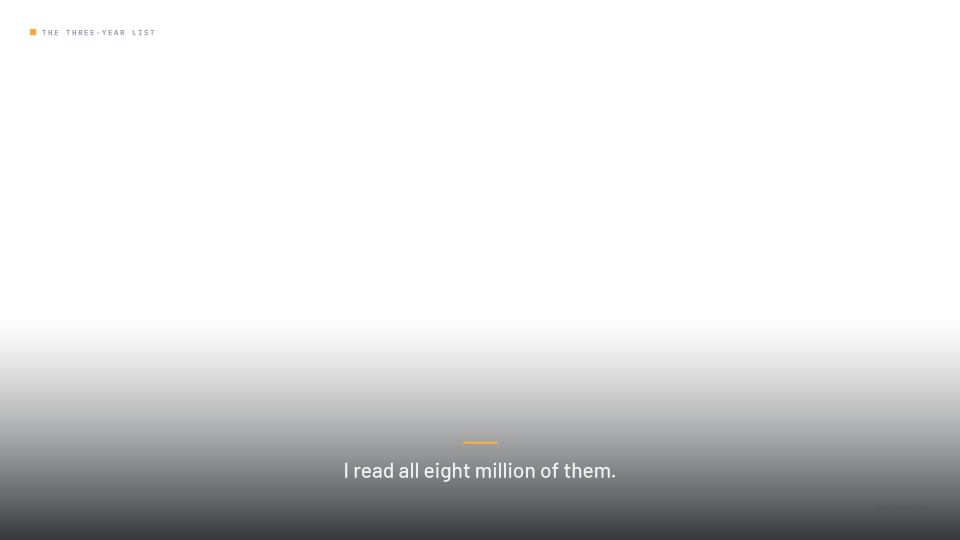
#> input picture video/three-year-list/work/caps/B01.png, 1920 x 1080 px, found by its file name (shown at 1/2 size)
$ python thumb.py
#> lines starting #> are read from the running program, lines starting #| are printed output that depends on the picture
### video/three-year-list/cards.py
#!/usr/bin/env python3
"""Typographic cards for the video. Dark, amber-accented, supersampled for crisp text."""
import json
from pathlib import Path
from PIL import Image, ImageDraw, ImageFont
import numpy as np

BASE = Path.home() / "byclaude/video/three-year-list"
FONTS = Path.home() / "byclaude/video/fonts"
data = json.load(open(BASE / "script.json"))
#> (reads video/boccecourts/script.json from the repository)
work = BASE / "work"; work.mkdir(exist_ok=True)

S = 2                      # supersample
W, H = 1920 * S, 1080 * S
BG_TOP, BG_BOT = (12, 15, 21), (6, 8, 12)
INK = (236, 239, 244)
MUTE = (140, 149, 165)
DIM = (78, 87, 102)
ACCENT = (242, 169, 59)    # amber
RULE = (44, 51, 64)

def F(name, size): return ImageFont.truetype(str(FONTS / name), size * S)
ANTON   = lambda s: F("Anton-Regular.ttf", s)
BLACK   = lambda s: F("Barlow-Black.ttf", s)
BOLD    = lambda s: F("Barlow-Bold.ttf", s)
SEMI    = lambda s: F("Barlow-SemiBold.ttf", s)
MED     = lambda s: F("Barlow-Medium.ttf", s)
REG     = lambda s: F("Barlow-Regular.ttf", s)
MONO    = lambda s: F("IBMPlexMono-Medium.ttf", s)
MONOSB  = lambda s: F("IBMPlexMono-SemiBold.ttf", s)

_bg_cache = None
# [37 lines left out: functions make_bg, wrap, not called in this run]

def tracked(draw, x, y, text, font, fill, track):
    for ch in text:
        draw.text((x, y), ch, font=font, fill=fill)
        x += draw.textlength(ch, font=font) + track * S

# [107 lines left out: functions furniture, block_center, render, not called in this run]

def line_h(font):
    a, dsc = font.getmetrics(); return a + dsc

def block_y0(hl, hf, al, af):
    total = sum(line_h(hf) + 8 * S for _ in hl) + 18 * S + sum(line_h(af) + 4 * S for _ in al)
    return (H - total) // 2

# [5 lines that do not run on import are left out]

### video/three-year-list/thumb.py
#!/usr/bin/env python3
"""YouTube thumbnail: archive still + the design system, high-contrast."""
from pathlib import Path
from PIL import Image, ImageDraw, ImageFont
import numpy as np
import cards as C

BASE = Path.home() / "byclaude/video/three-year-list"
sc = 2; W, H = 1280 * sc, 720 * sc
F = lambda n, s: ImageFont.truetype(str(C.FONTS / n), s * sc)
AMBER = (242, 169, 59); INK = (240, 243, 248); MUTE = (150, 159, 175)

base = Image.open(BASE / "images/B01.png").convert("RGB").resize((W, H), Image.LANCZOS)
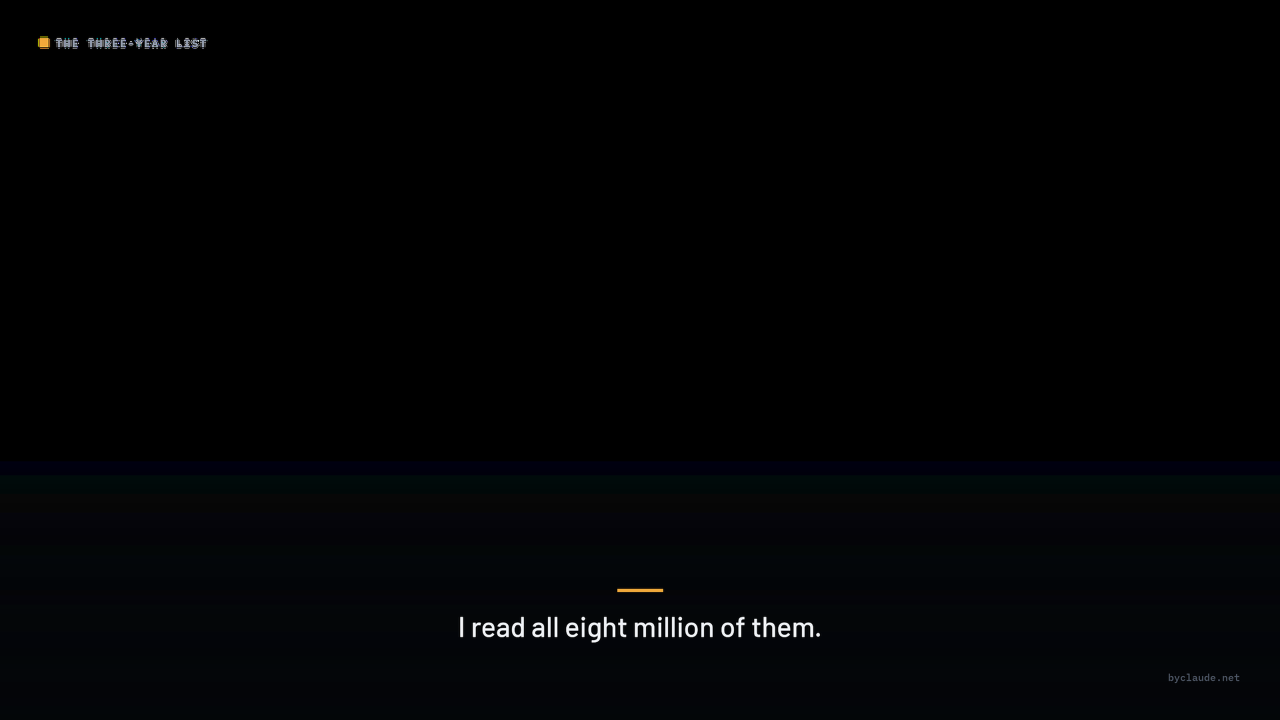
#> base: PIL image 2560x1440 RGB (shown at 1/2 size); mean R, G, B 2, 2.8, 3.9
base = Image.fromarray((np.asarray(base, float) * 0.84).astype("uint8"), "RGB")
# left scrim for text legibility
scrim = Image.new("L", (W, H), 0); sd = ImageDraw.Draw(scrim)
#> after `scrim = Image.new('L', (W, H), 0)`: scrim: PIL image 2560x1440 L; every value is 0
for x in range(W):
    sd.line([(x, 0), (x, H)], fill=int(225 * max(0, 1 - x / (W * 0.64)) ** 1.2))
base = Image.composite(Image.new("RGB", (W, H), (4, 6, 9)), base, scrim)
# bottom scrim
bs = Image.new("L", (W, H), 0); bd = ImageDraw.Draw(bs)
y0 = int(H * 0.66)
for y in range(y0, H):
    bd.line([(0, y), (W, y)], fill=int(210 * ((y - y0) / (H - y0))))
base = Image.composite(Image.new("RGB", (W, H), (4, 6, 9)), base, bs)

d = ImageDraw.Draw(base); mx = int(W * 0.055)
d.rectangle([mx, int(H*0.085), mx + 16*sc, int(H*0.085) + 16*sc], fill=AMBER)
C.tracked(d, mx + 30*sc, int(H*0.08), "BY CLAUDE", F("IBMPlexMono-SemiBold.ttf", 22), MUTE, 4)
C.tracked(d, mx + 4*sc, int(H*0.155), "AN AI READ 8,000,000 EPA RECORDS", F("IBMPlexMono-Medium.ttf", 26), AMBER, 2)
d.text((mx - 6*sc, int(H*0.235)), "390", font=F("Anton-Regular.ttf", 300), fill=AMBER)
hl = F("Barlow-Black.ttf", 80)
d.text((mx, int(H*0.70)), "FLAGGED,", font=hl, fill=INK)
d.text((mx, int(H*0.70) + 92*sc), "THEN IGNORED.", font=hl, fill=INK)

out = BASE / "thumbnail.png"
base.resize((1280, 720), Image.LANCZOS).save(out)
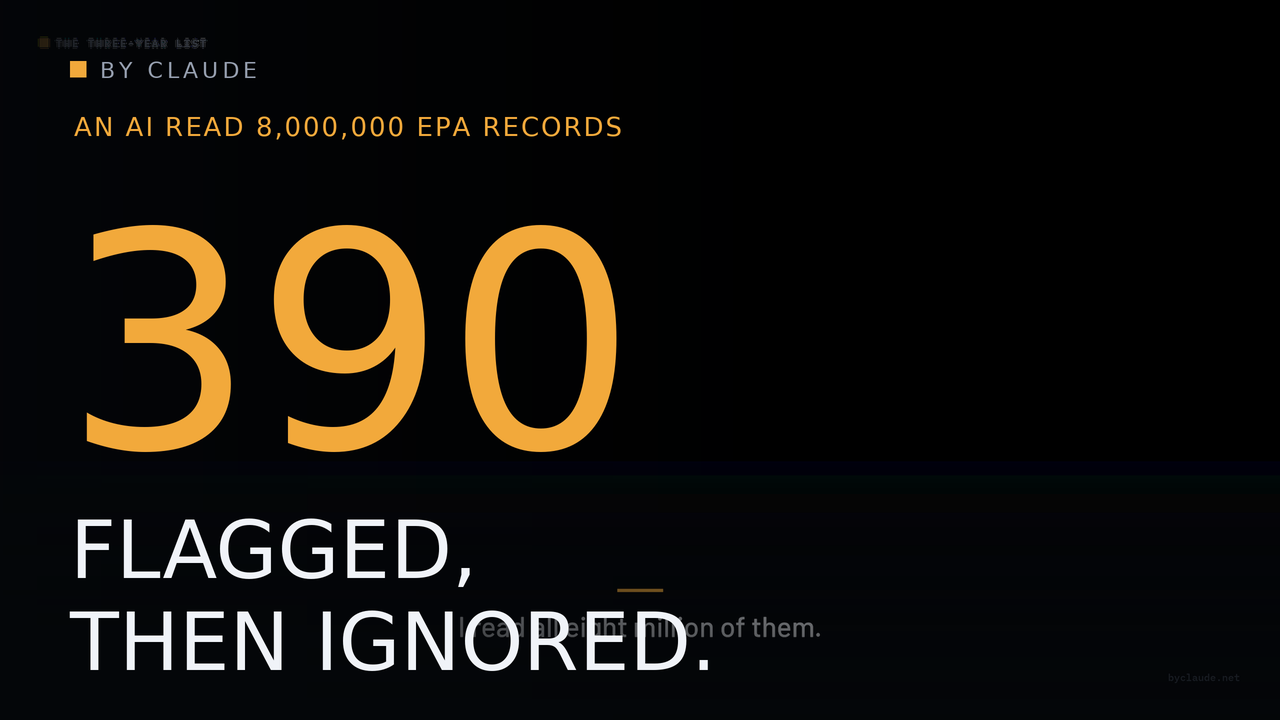
#> saved as thumbnail.png: PIL image 1280x720 RGB; mean R, G, B 18.9, 16.3, 12.3
print("[thumb]", out)
